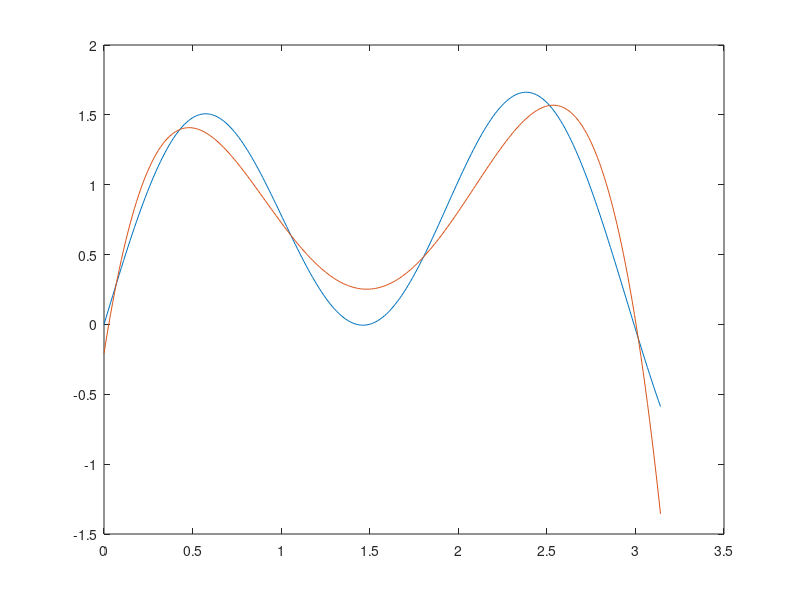

Write the MATLAB code that produced this figure.
clear; clc; close all;

%% PARAMETRES
x = 0:pi/256:pi;               % segment d'interet
y = @(x) sin(x) + sin(3.2*x);  % fonction d'interet
order = 4;                     % ordre de l'approximation

%% POLYNOME

coeffs = polyfit(x,y(x),order);
vals = polyval(coeffs, x);


%% AFFICHAGE
figure()
plot(x,y(x));
hold on;
plot(x, vals);